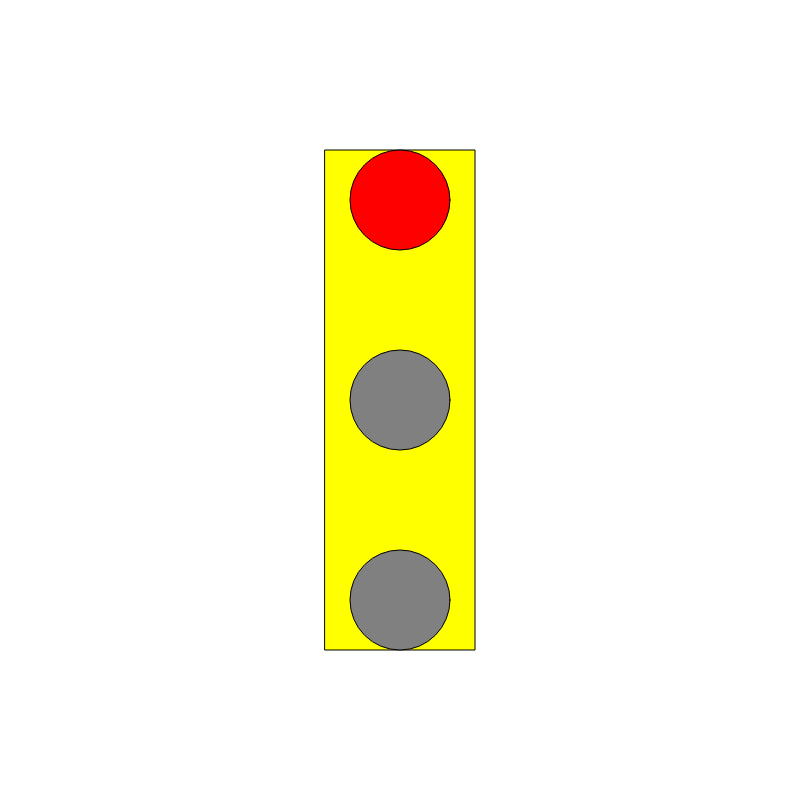
Frame 1 (no input)
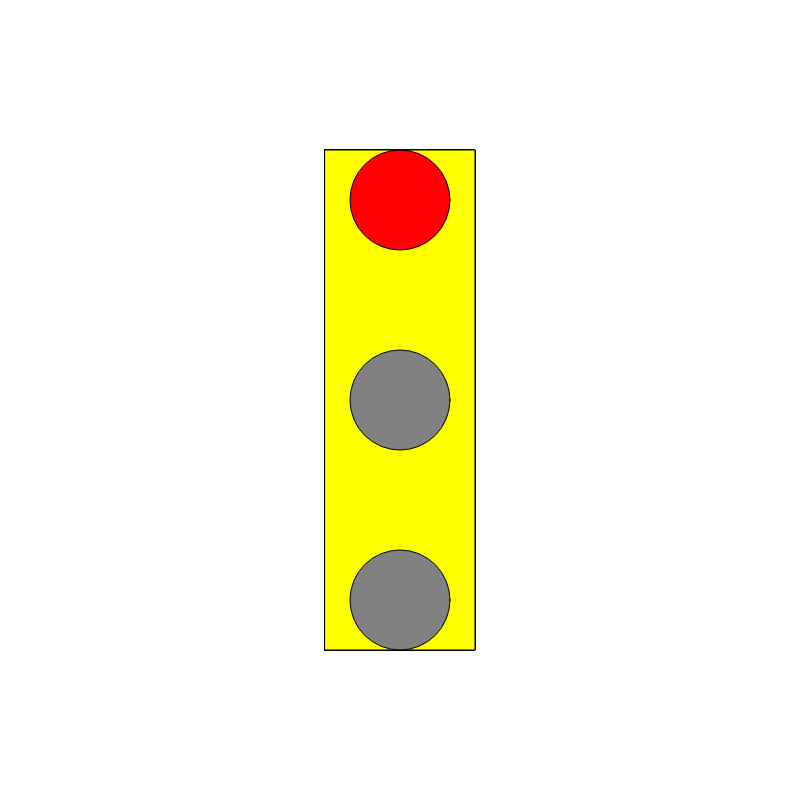
Frame 60 (no input)
Frame 120 (the mouse pressed at the canvas centre since frame 60): identical to frame 60, image omitted

The p5.js sketch that drew these frames (run headless with seeded random() and noise() and a simulated clock; from frame 60 on, the mouse is pressed at the canvas centre):

// p5.js sketch
// ── sketch.js
let myState=0;
 var myTimer = 0 ;

function setup() {
  // put setup code here
  createCanvas(800,800);
  rectMode(CENTER);
  ellipseMode(CENTER);
}

function draw() {
  // put drawing code here
  fill("yellow");
  rect(width/2, height/2,150,500);

switch (myState){
  case 0:
  fill("red");
  ellipse(width/2,200,100,100);
  myTimer++;
  if (myTimer >= 300) {

        myState++ ;
        myTimer = 0 ;

     }

     fill("grey");
     ellipse(width/2,height/2,100,100);

     fill("grey");
     ellipse(width/2,600,100,100);


  break;

  case 1:
  fill("orange");
  ellipse(width/2,height/2,100,100);
  myTimer++;
  if (myTimer >= 300) {

        myState++ ;
        myTimer = 0 ;

     }

     fill("grey");
     ellipse(width/2,200,100,100);

     fill("grey");
     ellipse(width/2,600,100,100);


  break;

  case 2:
  fill("green");
  ellipse(width/2,600,100,100);

  fill("grey");
  ellipse(width/2,height/2,100,100);

  fill("grey");
  ellipse(width/2,200,100,100);

  break;
}

}
